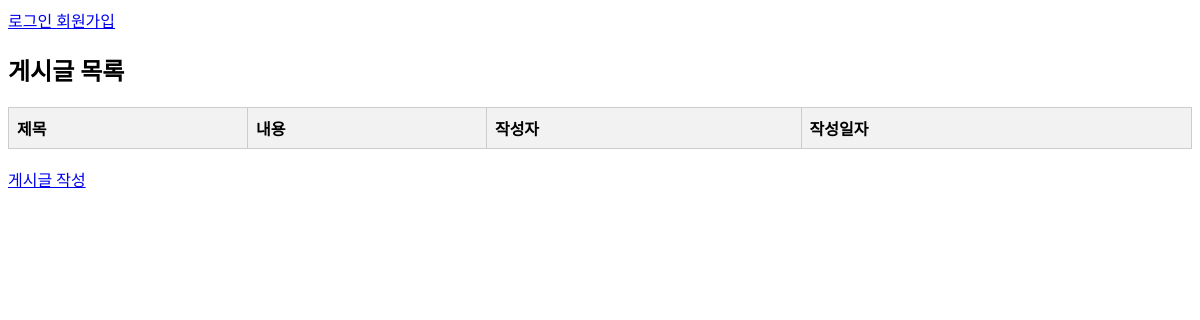
The app's page /, older data.
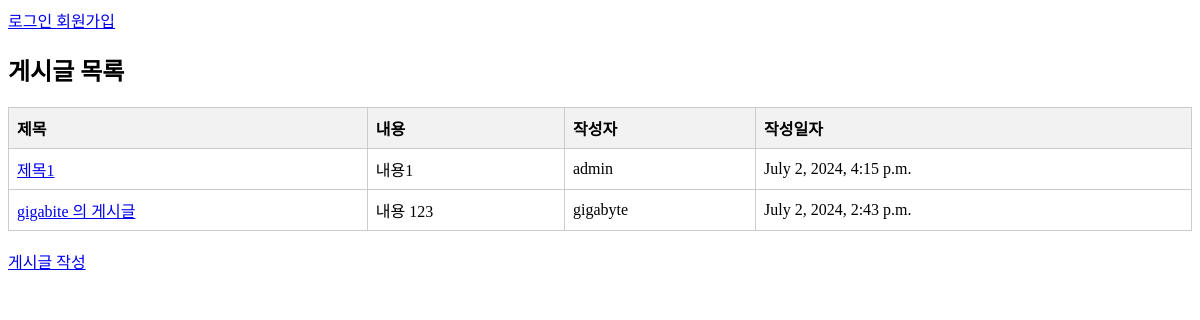
The same page, newer data.
### post/models.py (models this page shows, shortened)
class Post(models.Model):
    title = models.CharField(max_length=40)
    contents = models.TextField()
    created_at = models.DateTimeField(auto_now_add=True)
    author = models.ForeignKey(User, null=True,blank=True,on_delete=models.SET_NULL)
    class Meta:
        db_table = 'posts'

### user/models.py (models this page shows)
class User(AbstractUser):
    class Meta:
        db_table = 'user'

### post/views.py (the view)
# urls.py: path('', index),
def index(request):
    post_lists = Post.objects.all().order_by('-id')
    return render(request, 'index.html', {'posts': post_lists})

### post/templates/index.html (shortened to what this page needs)
<!DOCTYPE html>
<html lang="en">
<head>
</head>
<body>
{% if request.user.is_authenticated%}
로그인 한 사용자 : {{ request.user }} <br/>
<a href="user/logout"> 로그아웃 </a>
{% else %}
<a href="user/login"> 로그인 </a>
<a href="user/signup"> 회원가입 </a>
{% endif %}
<br/>
<h2>게시글 목록</h2>
    <table>
        <thead>
            <tr>
                <th>제목</th>
                <th>내용</th>
                <th>작성자</th>
                <th>작성일자</th>
            </tr>
        </thead>
        <tbody>
            {% for post in posts %}
            <tr>
                <td> <a href="detail/{{ post.id }}">{{ post.title }}</a></td>
                <td>{{ post.contents }}</td>
                <td>{{ post.author.username }}</td>
                <td>{{ post.created_at }}</td>
            </tr>
            {% endfor %}
        </tbody>
    </table>
    <br/>
<a href="../write">게시글 작성</a>
</body>
</html>

Row changes from the older to the newer data that the page shows:
added Post: title "제목1", contents "내용1", author.username "admin", created_at "July 2, 2024, 4:15 p.m."
added Post: title "gigabite 의 게시글", contents "내용 123", author.username "gigabyte", created_at "July 2, 2024, 2:43 p.m."
